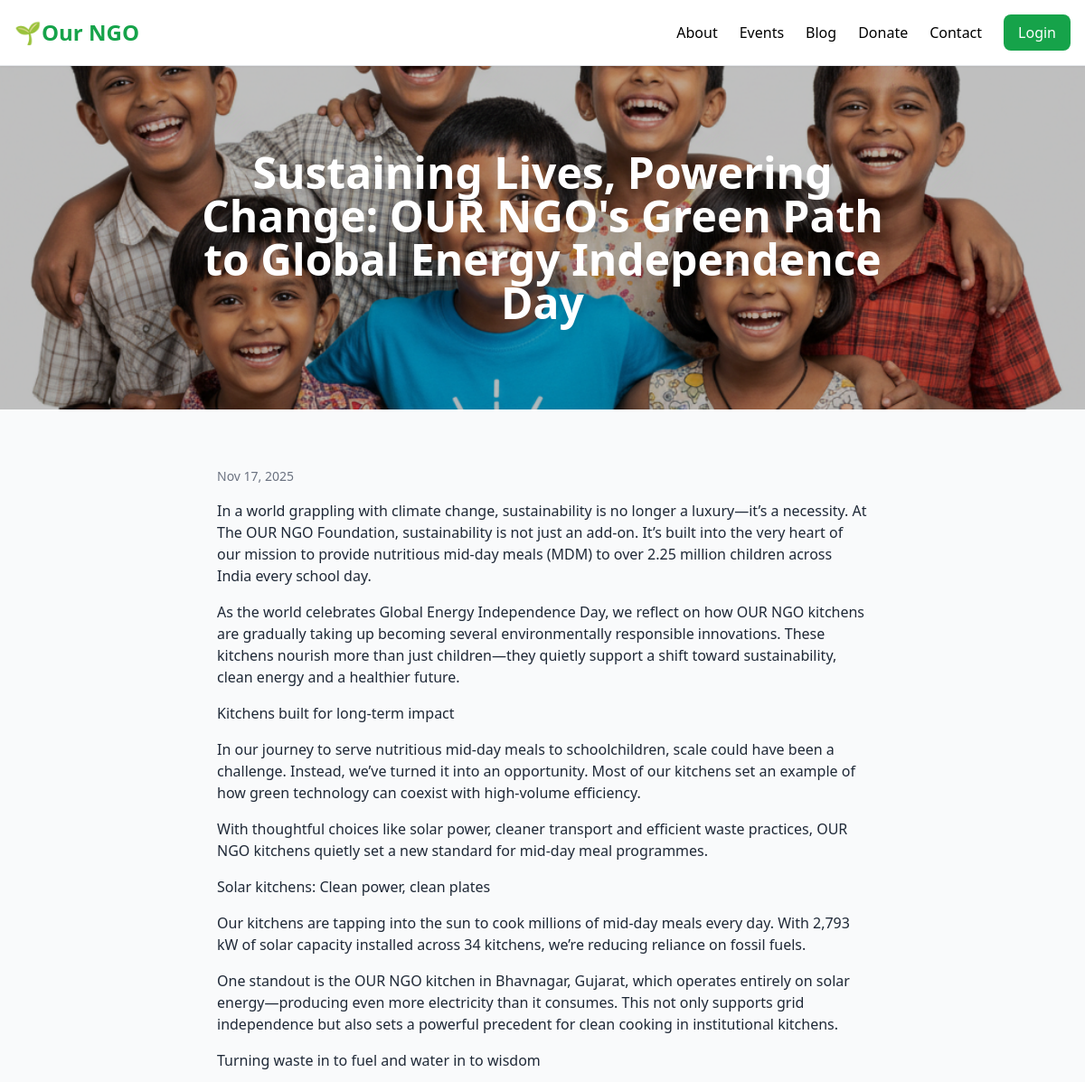
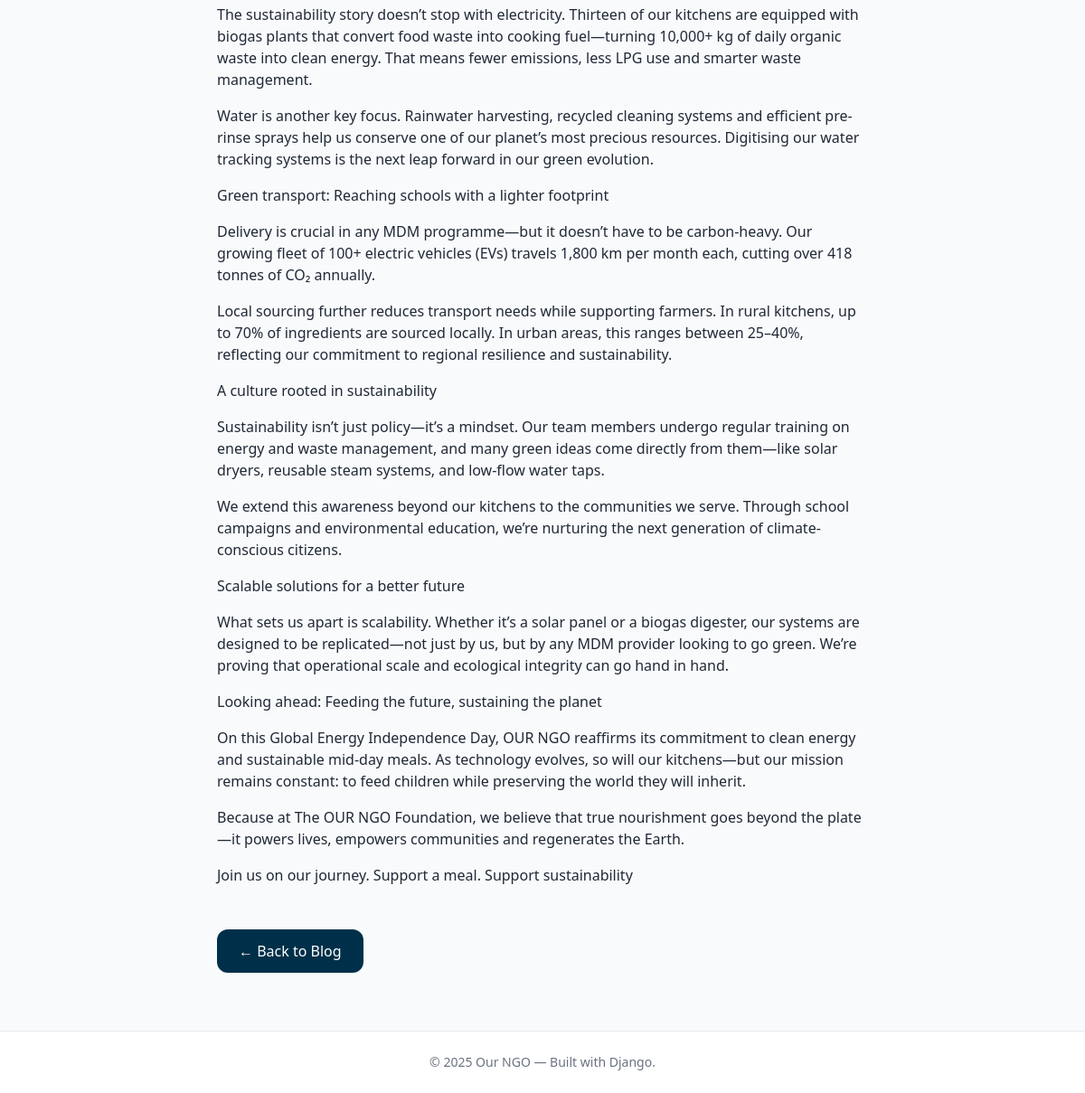
Page /blog/sustaining-lives-powering-change-OUR-NGO-gr/ on the committed database (2 pictures, top to bottom).
### blog/models.py (models this page shows, shortened)
class Post(models.Model):
    DRAFT = "draft"
    PUBLISHED = "published"
    STATUS_CHOICES = [(DRAFT, "Draft"), (PUBLISHED, "Published")]
    title = models.CharField(max_length=200)
    slug = models.SlugField(unique=True)
    body = models.TextField()
    status = models.CharField(max_length=10, choices=STATUS_CHOICES, default=PUBLISHED)
    published_at = models.DateTimeField(auto_now_add=True)
    image = models.ImageField(upload_to='blog_images/', blank=True, null=True)
    class Meta:
        ordering = ["-published_at"]

### blog/views.py (the view)
# urls.py: path("<slug:slug>/", post_detail, name="post_detail"),
def post_detail(request, slug):
    post = get_object_or_404(Post, slug=slug, status="published")
    return render(request, "blog/post_detail.html", {"post": post})

### ngo_site/templates/blog/post_detail.html (shortened to what this page needs)
{% extends "base.html" %}
{% block content %}
<section class="relative w-full h-[380px] overflow-hidden">
  {% if post.image %}
    <img src="{{ post.image.url }}"
         class="absolute inset-0 w-full h-full object-cover brightness-75">
  {% else %}
    <img src="/static/images/blog_placeholder.jpg"
         class="absolute inset-0 w-full h-full object-cover brightness-75">
  {% endif %}
  <div class="relative z-10 w-full h-full flex items-center justify-center text-center text-white px-6">
    <h1 class="text-4xl md:text-5xl font-extrabold drop-shadow-xl max-w-3xl">
      {{ post.title }}
    </h1>
  </div>
</section>
<section class="max-w-3xl mx-auto px-6 py-16">
  <p class="text-sm text-gray-500 mb-4">{{ post.published_at|date:"M d, Y" }}</p>
  <div class="prose prose-lg max-w-none text-gray-800">
    {{ post.body|linebreaks }}
  </div>
  <a href="{% url 'post_list' %}"
     class="inline-block mt-8 px-6 py-3 bg-[#003049] text-white rounded-xl hover:bg-[#002233] transition">
     ← Back to Blog
  </a>
</section>
{% endblock %}

### ngo_site/static/css/styles.css (style rules this page uses)
.prose p { margin-bottom: 1rem; }

### rows in the picture
Post: image (picture), title "Sustaining Lives, Powering Change: OUR NGO's Green Path to Global Energy Independence Day", published_at "Nov 17, 2025", body "In a world grappling with climate change, sustainability is no longer a luxury—it’s a necessity. At The OUR NGO Foundation, sustainability is not just an add-on. It’s built into the very heart of our mission to provide nutritious mid-day meals (MDM) to over 2.25 million children across India every school day. As the world celebrates Global Energy Independence Day, we reflect on how OUR NGO kitchens are gradually taking up becoming several environmentally responsible innovations. These kitchens nourish more than just children—they quietly support a shift toward sustainability, clean energy and a healthier future. Kitchens built for long-term impact In our journey to serve nutritious mid-day…"
